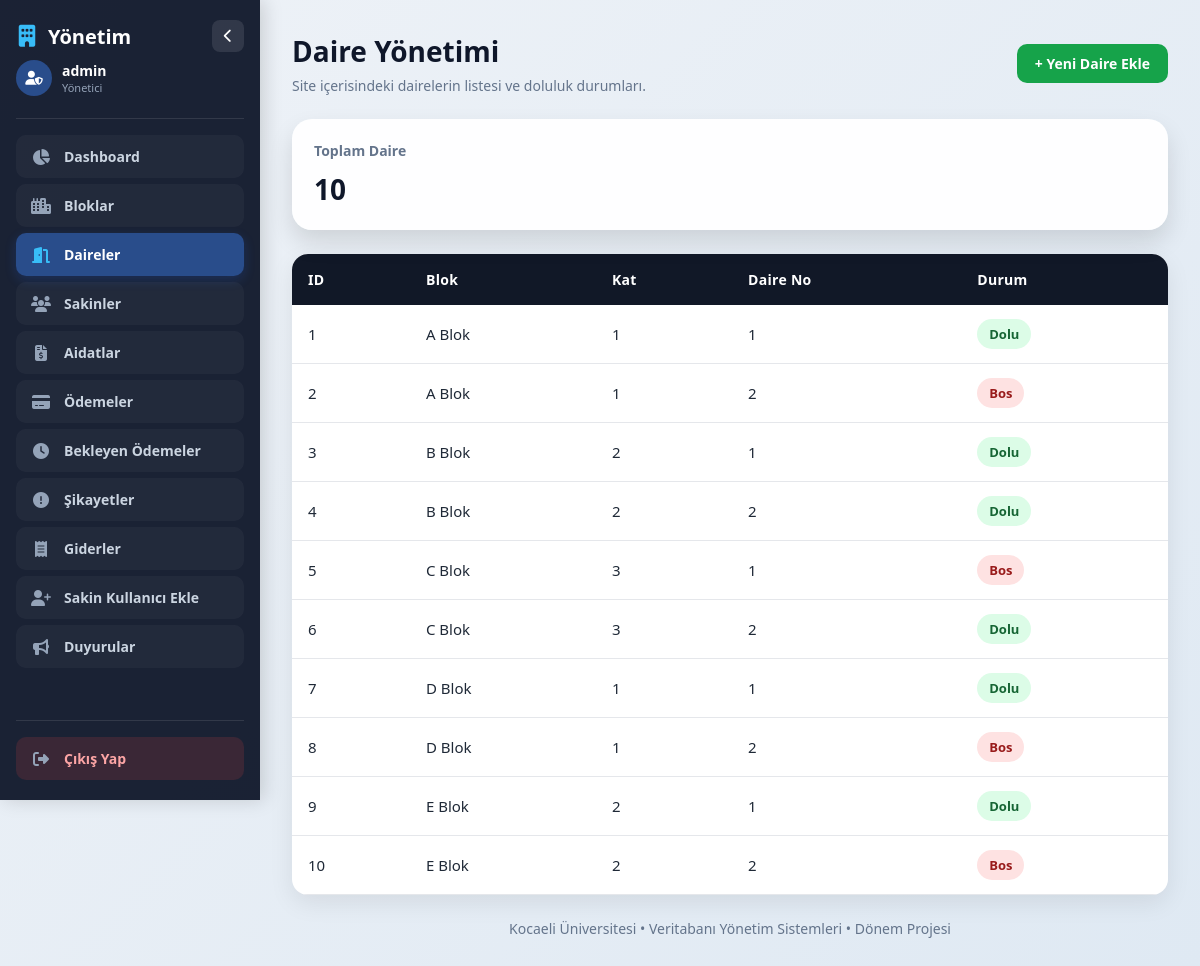
The app's page /apartments.php (signed in), older data.
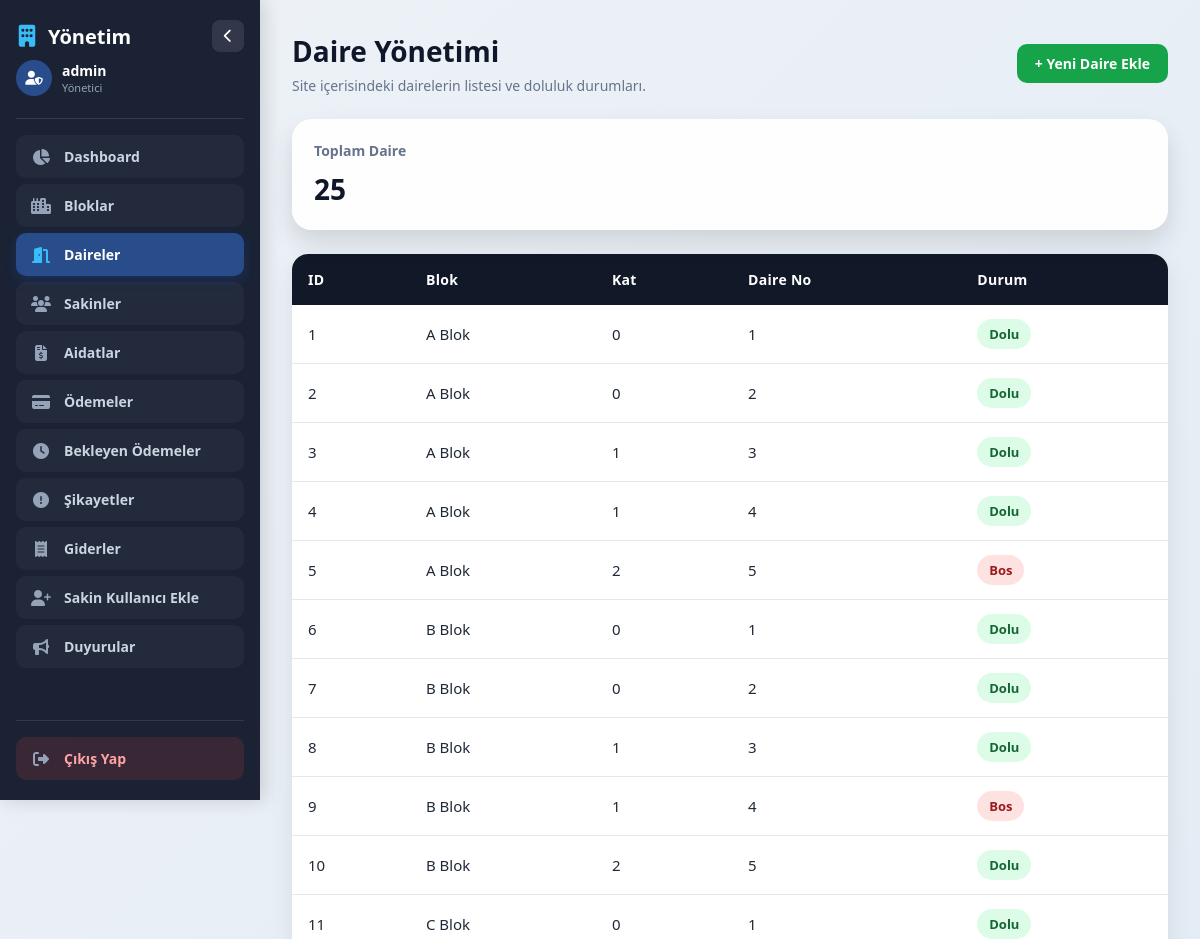
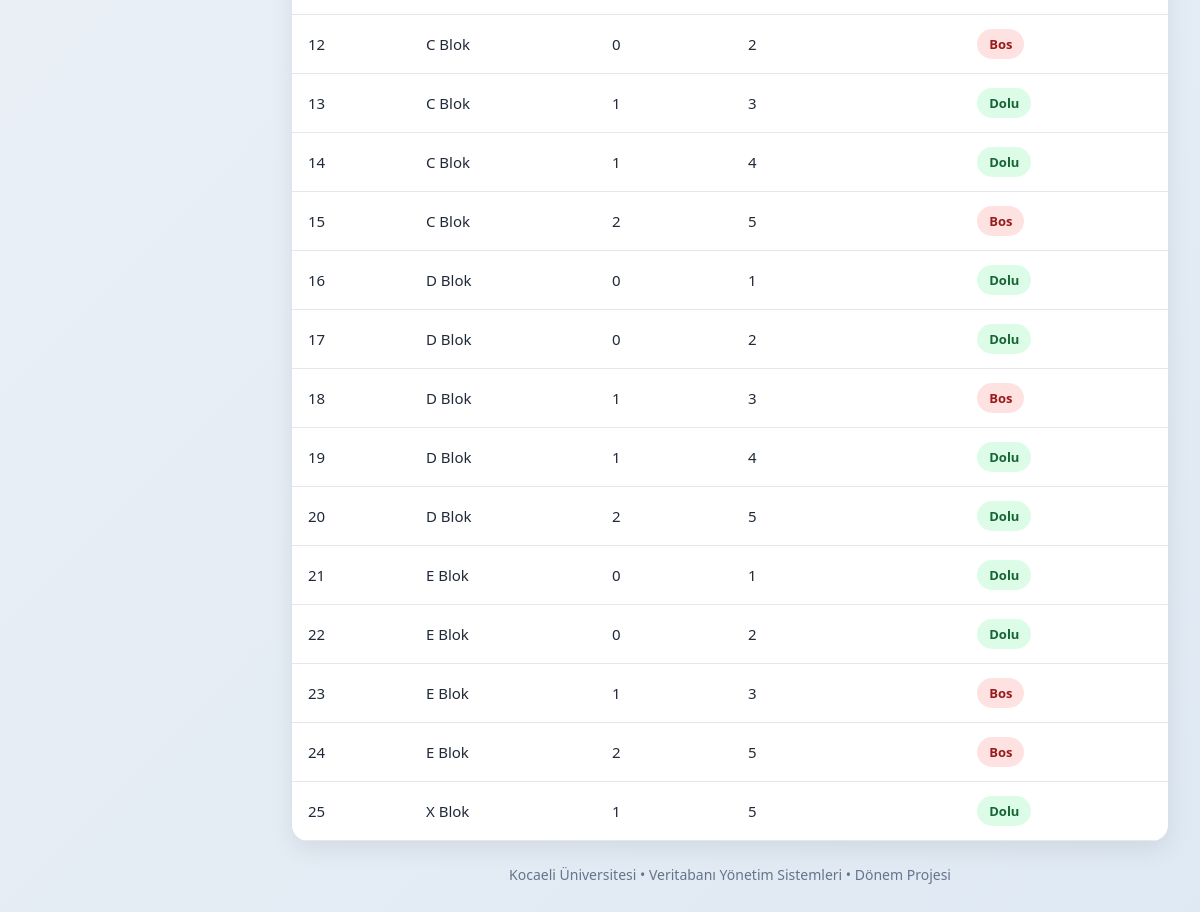
The same page, newer data (2 pictures, top to bottom).
### tables this page shows
CREATE TABLE `apartments` (
  `apartment_id` int(11) NOT NULL,
  `block_id` int(11) NOT NULL,
  `floor_no` int(11) NOT NULL,
  `apartment_no` varchar(10) NOT NULL,
  `status` enum('bos','dolu') NOT NULL DEFAULT 'bos',
  `created_at` timestamp NOT NULL DEFAULT current_timestamp()
);

CREATE TABLE `blocks` (
  `block_id` int(11) NOT NULL,
  `block_name` varchar(50) NOT NULL,
  `created_at` timestamp NOT NULL DEFAULT current_timestamp()
);

### includes/functions.php (called while the page is built, shortened)
<?php
function activePage($page) {
    $current = basename($_SERVER['PHP_SELF']);
    return $current === $page ? 'active' : '';
}

### apartments.php (the view, shortened to what this page needs)
<?php
require_once "includes/auth.php";
require_once "includes/functions.php";
$sql = "SELECT
            a.apartment_id,
            b.block_name,
            a.floor_no,
            a.apartment_no,
            a.status
        FROM apartments a
        INNER JOIN blocks b ON a.block_id = b.block_id
        ORDER BY a.apartment_id ASC";
$query = $conn->query($sql);
$apartments = $query->fetchAll(PDO::FETCH_ASSOC);
require_once "includes/header_admin.php";
?>
        <div class="top-bar">
            <div>
                <h1>Daire Yönetimi</h1>
                <p>Site içerisindeki dairelerin listesi ve doluluk durumları.</p>
            </div>
            <a class="btn btn-success" href="add_apartment.php">+ Yeni Daire Ekle</a>
        </div>
        <div class="cards">
            <div class="card">
                <h3>Toplam Daire</h3>
                <p><?php echo count($apartments); ?></p>
            </div>
        </div>
        <div class="table-box">
            <table>
                <tr>
                    <th>ID</th>
                    <th>Blok</th>
                    <th>Kat</th>
                    <th>Daire No</th>
                    <th>Durum</th>
                </tr>
                <?php foreach($apartments as $apartment): ?>
                <tr>
                    <td><?php echo $apartment['apartment_id']; ?></td>
                    <td><?php echo $apartment['block_name']; ?></td>
                    <td><?php echo $apartment['floor_no']; ?></td>
                    <td><?php echo $apartment['apartment_no']; ?></td>
                    <td>
                        <span class="badge <?php echo $apartment['status'] == 'dolu' ? 'badge-paid' : 'badge-unpaid'; ?>">
                            <?php echo ucfirst($apartment['status']); ?>
                        </span>
                    </td>
                </tr>
                <?php endforeach; ?>
            </table>
        </div>
<?php require_once "includes/footer_admin.php"; ?>

### includes/header_admin.php (shortened to what this page needs)
<?php
require_once __DIR__ . '/functions.php';
?>
<!DOCTYPE html>
<html lang="tr">
<head>
    <link rel="stylesheet" href="https://cdnjs.cloudflare.com/ajax/libs/font-awesome/6.5.1/css/all.min.css">
    <link rel="stylesheet" href="assets/css/style.css">
</head>
<body>
<div class="layout">
    <?php require_once __DIR__ . '/sidebar_admin.php'; ?>
    <div class="main">

### includes/sidebar_admin.php
<div class="sidebar" id="sidebar">
    <div class="sidebar-header">
        <div class="brand">
            <i class="fa-solid fa-building"></i>
            <span class="brand-text">Yönetim</span>
        </div>
        <button class="sidebar-toggle" id="sidebarToggle" title="Menüyü Daralt/Genişlet">
            <i class="fa-solid fa-chevron-left"></i>
        </button>
    </div>
    <div class="user-info" style="margin-bottom:16px; padding-bottom:16px; border-bottom:1px solid rgba(255,255,255,0.1);">
        <div style="display:flex; align-items:center; gap:10px; margin-bottom:6px;">
            <div style="width:36px; height:36px; border-radius:50%; background:rgba(59,130,246,0.45); display:flex; align-items:center; justify-content:center; font-weight:bold; font-size:14px;">
                <i class="fa-solid fa-user-shield"></i>
            </div>
            <div>
                <div style="font-weight:600; font-size:14px;"><?php echo htmlspecialchars($_SESSION['username'] ?? 'Admin'); ?></div>
                <div style="font-size:11px; color:#94a3b8;">Yönetici</div>
            </div>
        </div>
    </div>
    <div class="nav-menu">
        <a class="nav-link <?php echo activePage('index.php'); ?>" href="index.php">
            <span class="nav-icon"><i class="fa-solid fa-chart-pie"></i></span>
            <span class="nav-text">Dashboard</span>
        </a>
        <a class="nav-link <?php echo activePage('blocks.php') . ' ' . activePage('add_block.php'); ?>" href="blocks.php">
            <span class="nav-icon"><i class="fa-solid fa-city"></i></span>
            <span class="nav-text">Bloklar</span>
        </a>
        <a class="nav-link <?php echo activePage('apartments.php') . ' ' . activePage('add_apartment.php'); ?>" href="apartments.php">
            <span class="nav-icon"><i class="fa-solid fa-door-open"></i></span>
            <span class="nav-text">Daireler</span>
        </a>
        <a class="nav-link <?php echo activePage('residents.php') . ' ' . activePage('add_resident.php'); ?>" href="residents.php">
            <span class="nav-icon"><i class="fa-solid fa-users"></i></span>
            <span class="nav-text">Sakinler</span>
        </a>
        <a class="nav-link <?php echo activePage('dues.php') . ' ' . activePage('add_due.php'); ?>" href="dues.php">
            <span class="nav-icon"><i class="fa-solid fa-file-invoice-dollar"></i></span>
            <span class="nav-text">Aidatlar</span>
        </a>
        <a class="nav-link <?php echo activePage('payments.php') . ' ' . activePage('add_payment.php') . ' ' . activePage('pending_payments.php'); ?>" href="payments.php">
            <span class="nav-icon"><i class="fa-solid fa-credit-card"></i></span>
            <span class="nav-text">Ödemeler</span>
        </a>
        <a class="nav-link <?php echo activePage('pending_payments.php'); ?>" href="pending_payments.php">
            <span class="nav-icon"><i class="fa-solid fa-clock"></i></span>
            <span class="nav-text">Bekleyen Ödemeler</span>
        </a>
        <a class="nav-link <?php echo activePage('complaints.php') . ' ' . activePage('add_complaint.php'); ?>" href="complaints.php">
            <span class="nav-icon"><i class="fa-solid fa-circle-exclamation"></i></span>
            <span class="nav-text">Şikayetler</span>
        </a>
        <a class="nav-link <?php echo activePage('expenses.php') . ' ' . activePage('add_expense.php'); ?>" href="expenses.php">
            <span class="nav-icon"><i class="fa-solid fa-receipt"></i></span>
            <span class="nav-text">Giderler</span>
        </a>
        <a class="nav-link <?php echo activePage('register.php'); ?>" href="register.php">
            <span class="nav-icon"><i class="fa-solid fa-user-plus"></i></span>
            <span class="nav-text">Sakin Kullanıcı Ekle</span>
        </a>
        <a class="nav-link <?php echo activePage('announcements.php'); ?>" href="announcements.php">
            <span class="nav-icon"><i class="fa-solid fa-bullhorn"></i></span>
            <span class="nav-text">Duyurular</span>
        </a>
    </div>
    <div style="margin-top:auto; padding-top:16px; border-top:1px solid rgba(255,255,255,0.1);">
        <a class="nav-link" href="logout.php" style="background:rgba(239,68,68,0.15); color:#fca5a5;">
            <span class="nav-icon"><i class="fa-solid fa-right-from-bracket"></i></span>
            <span class="nav-text">Çıkış Yap</span>
        </a>
    </div>
</div>

### includes/footer_admin.php (shortened to what this page needs)
        <div class="footer-note">
            Kocaeli Üniversitesi • Veritabanı Yönetim Sistemleri • Dönem Projesi
        </div>
    </div>
</div>
</body>
</html>

### assets/css/style.css (style rules this page uses)
* { box-sizing: border-box; margin: 0; padding: 0; }
body { font-family: 'Segoe UI', Tahoma, Geneva, Verdana, sans-serif; background: linear-gradient(135deg, #eef2f7, #dfe9f3); min-height: 100vh; color: #1f2937; }
.layout { display: flex; min-height: 100vh; }
.sidebar { width: 260px; background: rgba(15, 23, 42, 0.95); color: white; padding: 20px 16px; box-shadow: 4px 0 18px rgba(0,0,0,0.15); display: flex; flex-direction: column; position: fixed; height: 100vh; top: 0; left: 0; z-index: 100; overflow-y: auto; transition: width 0.35s cubic-bezier(0.4, 0, 0.2, 1); }
.main { flex: 1; margin-left: 260px; padding: 32px; min-height: 100vh; transition: margin-left 0.35s cubic-bezier(0.4, 0, 0.2, 1); }
.sidebar-header { display: flex; align-items: center; justify-content: space-between; margin-bottom: 8px; }
.brand { display: flex; align-items: center; gap: 10px; font-size: 20px; font-weight: bold; white-space: nowrap; overflow: hidden; }
.brand i { font-size: 22px; color: #38bdf8; min-width: 22px; text-align: center; }
.brand-text { transition: opacity 0.25s ease, transform 0.25s ease; }
.sidebar-toggle { background: rgba(255,255,255,0.1); border: none; color: white; width: 32px; height: 32px; border-radius: 8px; cursor: pointer; display: flex; align-items: center; justify-content: center; transition: all 0.3s ease; flex-shrink: 0; }
.sidebar-toggle i { transition: transform 0.35s ease; font-size: 14px; }
.nav-menu { display: flex; flex-direction: column; gap: 6px; }
.nav-link { display: flex; align-items: center; gap: 12px; text-decoration: none; color: #cbd5e1; background: rgba(255,255,255,0.04); padding: 12px 14px; border-radius: 10px; transition: all 0.25s ease; font-weight: 600; font-size: 14px; position: relative; white-space: nowrap; }
.nav-link.active { background: rgba(59,130,246,0.45); color: white; box-shadow: 0 4px 12px rgba(37,99,235,0.2); }
.nav-icon { font-size: 16px; min-width: 22px; text-align: center; display: flex; align-items: center; justify-content: center; color: #94a3b8; transition: color 0.25s ease; }
.nav-link:hover .nav-icon, .nav-link.active .nav-icon { color: #38bdf8; }
.nav-text { transition: opacity 0.25s ease, transform 0.25s ease; }
.top-bar { display: flex; justify-content: space-between; align-items: center; margin-bottom: 24px; flex-wrap: wrap; gap: 12px; }
.top-bar h1 { margin: 0; font-size: 28px; color: #0f172a; }
.top-bar p { margin-top: 6px; color: #64748b; font-size: 14px; }
.btn { display: inline-flex; align-items: center; gap: 6px; text-decoration: none; background: #2563eb; color: white; padding: 10px 18px; border-radius: 10px; font-weight: bold; transition: 0.3s; border: none; cursor: pointer; font-size: 14px; }
.btn-success { background: #16a34a; }
.cards { display: grid; grid-template-columns: repeat(auto-fit, minmax(220px, 1fr)); gap: 18px; margin-bottom: 24px; }
.stat-card, .card { background: rgba(255,255,255,0.96); border-radius: 20px; padding: 22px; box-shadow: 0 12px 24px rgba(0,0,0,0.12); transition: 0.3s; }
.stat-card h3, .card h3 { font-size: 14px; color: #64748b; margin-bottom: 10px; }
.stat-card p, .card p { font-size: 28px; font-weight: bold; color: #0f172a; }
.table-box { background: white; border-radius: 16px; overflow: hidden; box-shadow: 0 8px 24px rgba(0,0,0,0.08); }
table { width: 100%; border-collapse: collapse; }
th { background: #111827; color: white; padding: 16px; text-align: left; font-size: 14px; letter-spacing: 0.3px; }
td { padding: 14px 16px; border-bottom: 1px solid #e5e7eb; font-size: 15px; }
.badge { display: inline-block; padding: 6px 12px; border-radius: 999px; font-size: 13px; font-weight: bold; }
.badge-paid { background: #dcfce7; color: #166534; }
.badge-unpaid { background: #fee2e2; color: #991b1b; }
.footer-note { margin-top: 24px; text-align: center; color: #64748b; font-size: 14px; }

Row changes from the older to the newer data that the page shows:
changed apartments id 1: floor_no "1" → "0"
changed apartments id 2: floor_no "1" → "0"; status "Bos" → "Dolu"
changed apartments id 3: block.block_name "B Blok" → "A Blok"; floor_no "2" → "1"; apartment_no "1" → "3"
changed apartments id 4: block.block_name "B Blok" → "A Blok"; floor_no "2" → "1"; apartment_no "2" → "4"
changed apartments id 5: block.block_name "C Blok" → "A Blok"; floor_no "3" → "2"; apartment_no "1" → "5"
changed apartments id 6: block.block_name "C Blok" → "B Blok"; floor_no "3" → "0"; apartment_no "2" → "1"
changed apartments id 7: block.block_name "D Blok" → "B Blok"; floor_no "1" → "0"; apartment_no "1" → "2"
changed apartments id 8: block.block_name "D Blok" → "B Blok"; apartment_no "2" → "3"; status "Bos" → "Dolu"
changed apartments id 9: block.block_name "E Blok" → "B Blok"; floor_no "2" → "1"; apartment_no "1" → "4"; status "Dolu" → "Bos"
changed apartments id 10: block.block_name "E Blok" → "B Blok"; apartment_no "2" → "5"; status "Bos" → "Dolu"
added apartments: apartment_id "11", block.block_name "C Blok", floor_no "0", apartment_no "1", status "Dolu"
added apartments: apartment_id "12", block.block_name "C Blok", floor_no "0", apartment_no "2", status "Bos"
added apartments: apartment_id "13", block.block_name "C Blok", floor_no "1", apartment_no "3", status "Dolu"
added apartments: apartment_id "14", block.block_name "C Blok", floor_no "1", apartment_no "4", status "Dolu"
added apartments: apartment_id "15", block.block_name "C Blok", floor_no "2", apartment_no "5", status "Bos"
added apartments: apartment_id "16", block.block_name "D Blok", floor_no "0", apartment_no "1", status "Dolu"
added apartments: apartment_id "17", block.block_name "D Blok", floor_no "0", apartment_no "2", status "Dolu"
added apartments: apartment_id "18", block.block_name "D Blok", floor_no "1", apartment_no "3", status "Bos"
added apartments: apartment_id "19", block.block_name "D Blok", floor_no "1", apartment_no "4", status "Dolu"
added apartments: apartment_id "20", block.block_name "D Blok", floor_no "2", apartment_no "5", status "Dolu"
added apartments: apartment_id "21", block.block_name "E Blok", floor_no "0", apartment_no "1", status "Dolu"
added apartments: apartment_id "22", block.block_name "E Blok", floor_no "0", apartment_no "2", status "Dolu"
added apartments: apartment_id "23", block.block_name "E Blok", floor_no "1", apartment_no "3", status "Bos"
added apartments: apartment_id "24", block.block_name "E Blok", floor_no "2", apartment_no "5", status "Bos"
added apartments: apartment_id "25", block.block_name "X Blok", floor_no "1", apartment_no "5", status "Dolu"
Text that changed along with them:
count($apartments): "10" → "25"
